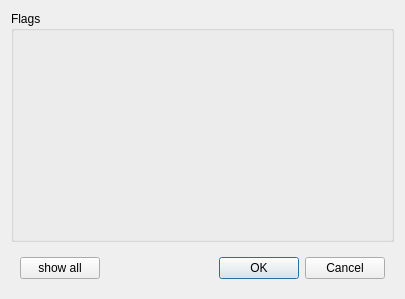
<?xml version="1.0" encoding="UTF-8"?>
<ui version="4.0">
 <class>AskFlagsDialog</class>
 <widget class="QDialog" name="AskFlagsDialog">
  <property name="geometry">
   <rect>
    <x>0</x>
    <y>0</y>
    <width>405</width>
    <height>299</height>
   </rect>
  </property>
  <property name="windowTitle">
   <string>OpenBRF</string>
  </property>
  <layout class="QVBoxLayout" name="verticalLayout">
   <item>
    <widget class="QGroupBox" name="groupBox">
     <property name="title">
      <string>Flags</string>
     </property>
     <layout class="QHBoxLayout" name="horizontalLayout">
      <item>
       <spacer name="horizontalSpacer">
        <property name="orientation">
         <enum>Qt::Horizontal</enum>
        </property>
        <property name="sizeHint" stdset="0">
         <size>
          <width>193</width>
          <height>20</height>
         </size>
        </property>
       </spacer>
      </item>
      <item>
       <widget class="QWidget" name="widget" native="true"/>
      </item>
      <item>
       <widget class="QWidget" name="widget_2" native="true"/>
      </item>
      <item>
       <widget class="QWidget" name="widget_3" native="true"/>
      </item>
      <item>
       <widget class="QWidget" name="widget_4" native="true"/>
      </item>
      <item>
       <spacer name="horizontalSpacer_2">
        <property name="orientation">
         <enum>Qt::Horizontal</enum>
        </property>
        <property name="sizeHint" stdset="0">
         <size>
          <width>192</width>
          <height>20</height>
         </size>
        </property>
       </spacer>
      </item>
     </layout>
    </widget>
   </item>
   <item>
    <widget class="QWidget" name="widget_5" native="true">
     <property name="sizePolicy">
      <sizepolicy hsizetype="Preferred" vsizetype="Maximum">
       <horstretch>0</horstretch>
       <verstretch>0</verstretch>
      </sizepolicy>
     </property>
     <layout class="QHBoxLayout" name="horizontalLayout_2">
      <item>
       <widget class="QPushButton" name="pushButton">
        <property name="text">
         <string>show all</string>
        </property>
       </widget>
      </item>
      <item>
       <widget class="QDialogButtonBox" name="buttonBox">
        <property name="orientation">
         <enum>Qt::Horizontal</enum>
        </property>
        <property name="standardButtons">
         <set>QDialogButtonBox::Cancel|QDialogButtonBox::Ok</set>
        </property>
       </widget>
      </item>
     </layout>
    </widget>
   </item>
  </layout>
 </widget>
 <resources/>
 <connections>
  <connection>
   <sender>buttonBox</sender>
   <signal>accepted()</signal>
   <receiver>AskFlagsDialog</receiver>
   <slot>accept()</slot>
   <hints>
    <hint type="sourcelabel">
     <x>248</x>
     <y>254</y>
    </hint>
    <hint type="destinationlabel">
     <x>157</x>
     <y>274</y>
    </hint>
   </hints>
  </connection>
  <connection>
   <sender>buttonBox</sender>
   <signal>rejected()</signal>
   <receiver>AskFlagsDialog</receiver>
   <slot>reject()</slot>
   <hints>
    <hint type="sourcelabel">
     <x>316</x>
     <y>260</y>
    </hint>
    <hint type="destinationlabel">
     <x>286</x>
     <y>274</y>
    </hint>
   </hints>
  </connection>
 </connections>
</ui>
